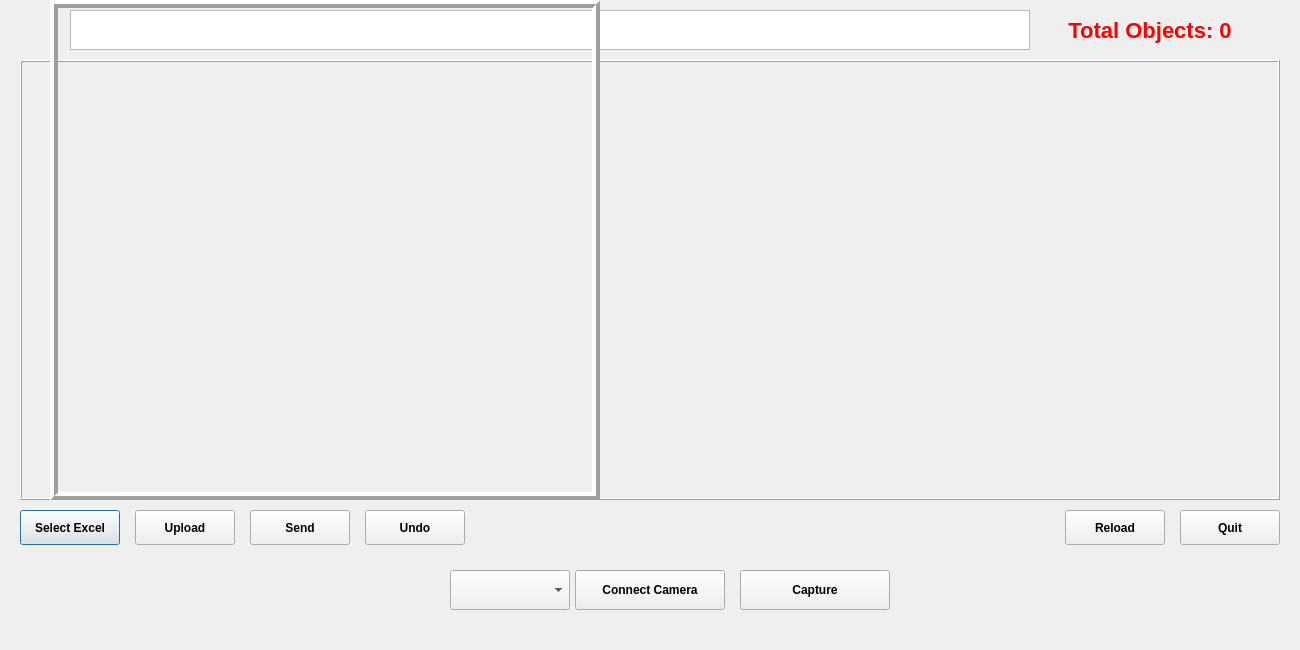
<?xml version="1.0" encoding="UTF-8"?>
<ui version="4.0">
 <class>Dialog</class>
 <widget class="QDialog" name="Dialog">
  <property name="geometry">
   <rect>
    <x>0</x>
    <y>0</y>
    <width>1300</width>
    <height>650</height>
   </rect>
  </property>
  <property name="windowTitle">
   <string>PNJP Automatic Product Counting Machine</string>
  </property>
  <property name="cursor">
   <cursorShape>PointingHandCursor</cursorShape>
  </property>
  <widget class="QTextBrowser" name="textBrowser">
   <property name="geometry">
    <rect>
     <x>70</x>
     <y>10</y>
     <width>960</width>
     <height>40</height>
    </rect>
   </property>
   <property name="styleSheet">
    <string notr="true">font-weight: bold;</string>
   </property>
   <property name="alignment">
    <set>Qt::AlignCenter</set>
   </property>
   <property name="cursor">
    <cursorShape>PointingHandCursor</cursorShape>
   </property>
  </widget>
  <widget class="QLabel" name="totalObjectsLabel">
   <property name="geometry">
    <rect>
     <x>1000</x>
     <y>10</y>
     <width>300</width>
     <height>40</height>
    </rect>
   </property>
   <property name="text">
    <string>Total Objects: 0</string>
   </property>
   <property name="styleSheet">
    <string notr="true">font-weight: bold; font-size: 22px; color: red;</string>
   </property>
   <property name="alignment">
    <set>Qt::AlignCenter</set>
   </property>
   <property name="cursor">
    <cursorShape>PointingHandCursor</cursorShape>
   </property>
  </widget>
  <widget class="QFrame" name="frameRight">
   <property name="geometry">
    <rect>
     <x>20</x>
     <y>60</y>
     <width>1260</width>
     <height>440</height>
    </rect>
   </property>
   <property name="frameShape">
    <enum>QFrame::Box</enum>
   </property>
   <property name="frameShadow">
    <enum>QFrame::Raised</enum>
   </property>
   <property name="lineWidth">
    <number>1</number>
   </property>
  </widget>
  <widget class="QLabel" name="imgLabel">
   <property name="geometry">
    <rect>
     <x>50</x>
     <y>0</y>
     <width>550</width>
     <height>500</height>
    </rect>
   </property>
   <property name="frameShape">
    <enum>QFrame::Box</enum>
   </property>
   <property name="frameShadow">
    <enum>QFrame::Raised</enum>
   </property>
   <property name="lineWidth">
    <number>4</number>
   </property>
   <property name="alignment">
    <set>Qt::AlignCenter</set>
   </property>
  </widget>
  <widget class="QLabel" name="processedImgLabel">
   <property name="geometry">
    <rect>
     <x>50</x>
     <y>0</y>
     <width>550</width>
     <height>500</height>
    </rect>
   </property>
   <property name="frameShape">
    <enum>QFrame::Box</enum>
   </property>
   <property name="frameShadow">
    <enum>QFrame::Raised</enum>
   </property>
   <property name="lineWidth">
    <number>4</number>
   </property>
   <property name="alignment">
    <set>Qt::AlignCenter</set>
   </property>
  </widget>
  <widget class="QPushButton" name="selectExcelBtn">
   <property name="geometry">
    <rect>
     <x>20</x>
     <y>510</y>
     <width>100</width>
     <height>35</height>
    </rect>
   </property>
   <property name="text">
    <string>Select Excel</string>
   </property>
   <property name="font">
    <font>
     <bold>true</bold>
     <weight>75</weight>
    </font>
   </property>
   <property name="cursor">
    <cursorShape>PointingHandCursor</cursorShape>
   </property>
  </widget>
  <widget class="QPushButton" name="uploadImgBtn">
   <property name="geometry">
    <rect>
     <x>135</x>
     <y>510</y>
     <width>100</width>
     <height>35</height>
    </rect>
   </property>
   <property name="text">
    <string>Upload</string>
   </property>
   <property name="font">
    <font>
     <bold>true</bold>
     <weight>75</weight>
    </font>
   </property>
   <property name="cursor">
    <cursorShape>PointingHandCursor</cursorShape>
   </property>
  </widget>
  <widget class="QPushButton" name="sendBtn">
   <property name="geometry">
    <rect>
     <x>250</x>
     <y>510</y>
     <width>100</width>
     <height>35</height>
    </rect>
   </property>
   <property name="text">
    <string>Send</string>
   </property>
   <property name="font">
    <font>
     <bold>true</bold>
     <weight>75</weight>
    </font>
   </property>
   <property name="cursor">
    <cursorShape>PointingHandCursor</cursorShape>
   </property>
  </widget>
  <widget class="QPushButton" name="undoBtn">
   <property name="geometry">
    <rect>
     <x>365</x>
     <y>510</y>
     <width>100</width>
     <height>35</height>
    </rect>
   </property>
   <property name="text">
    <string>Undo</string>
   </property>
   <property name="font">
    <font>
     <bold>true</bold>
     <weight>75</weight>
    </font>
   </property>
   <property name="cursor">
    <cursorShape>PointingHandCursor</cursorShape>
   </property>
  </widget>
  <widget class="QPushButton" name="reloadBtn">
   <property name="geometry">
    <rect>
     <x>1065</x>
     <y>510</y>
     <width>100</width>
     <height>35</height>
    </rect>
   </property>
   <property name="text">
    <string>Reload</string>
   </property>
   <property name="font">
    <font>
     <bold>true</bold>
     <weight>75</weight>
    </font>
   </property>
   <property name="cursor">
    <cursorShape>PointingHandCursor</cursorShape>
   </property>
  </widget>
  <widget class="QPushButton" name="quitBtn">
   <property name="geometry">
    <rect>
     <x>1180</x>
     <y>510</y>
     <width>100</width>
     <height>35</height>
    </rect>
   </property>
   <property name="text">
    <string>Quit</string>
   </property>
   <property name="font">
    <font>
     <bold>true</bold>
     <weight>75</weight>
    </font>
   </property>
   <property name="cursor">
    <cursorShape>PointingHandCursor</cursorShape>
   </property>
  </widget>
  <widget class="QComboBox" name="cameraSelectCombo">
   <property name="geometry">
    <rect>
     <x>450</x>
     <y>570</y>
     <width>120</width>
     <height>40</height>
    </rect>
   </property>
   <property name="font">
    <font>
     <bold>true</bold>
     <weight>75</weight>
    </font>
   </property>
  </widget>
  <widget class="QPushButton" name="cameraBtn">
   <property name="geometry">
    <rect>
     <x>575</x>
     <y>570</y>
     <width>150</width>
     <height>40</height>
    </rect>
   </property>
   <property name="text">
    <string>Connect Camera</string>
   </property>
   <property name="font">
    <font>
     <bold>true</bold>
     <weight>75</weight>
    </font>
   </property>
   <property name="cursor">
    <cursorShape>PointingHandCursor</cursorShape>
   </property>
  </widget>
  <widget class="QPushButton" name="captureBtn">
   <property name="geometry">
    <rect>
     <x>740</x>
     <y>570</y>
     <width>150</width>
     <height>40</height>
    </rect>
   </property>
   <property name="text">
    <string>Capture</string>
   </property>
   <property name="font">
    <font>
     <bold>true</bold>
     <weight>75</weight>
    </font>
   </property>
   <property name="cursor">
    <cursorShape>PointingHandCursor</cursorShape>
   </property>
  </widget>
 </widget>
 <connections/>
 <resources/>
 <connections/>
</ui>
